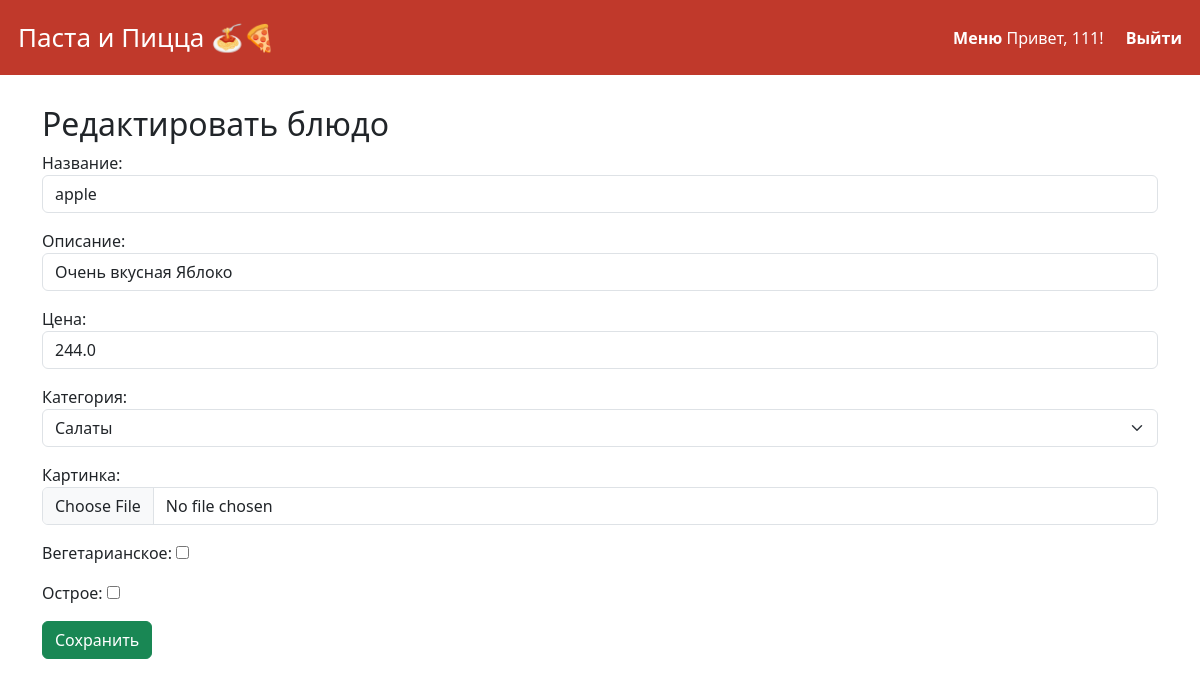
The app's page /admin/edit_dish/1 (signed in), older data.
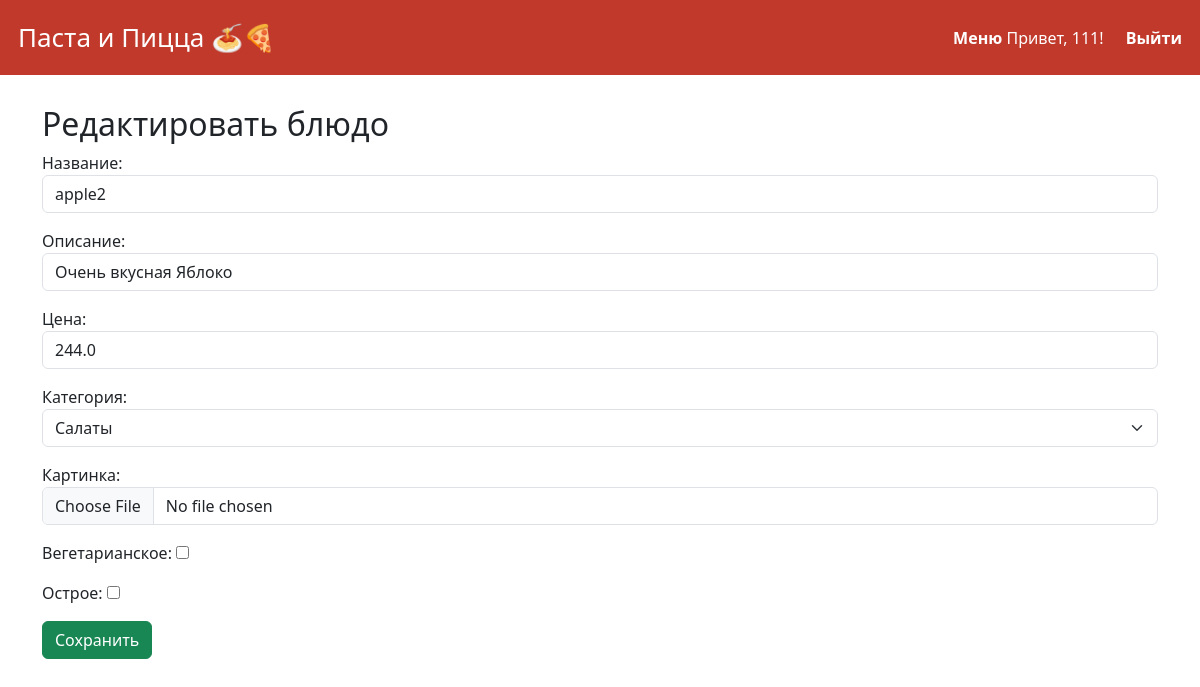
The same page, newer data.
### tables this page shows
CREATE TABLE dishes (
    id INTEGER PRIMARY KEY AUTOINCREMENT,
    title TEXT,
    description TEXT,
    price REAL,
    category_id INTEGER,
    image TEXT,
    is_veg INTEGER DEFAULT 0,
    is_spicy INTEGER DEFAULT 0,
    FOREIGN KEY(category_id) REFERENCES categories(id)
);

CREATE TABLE categories (
    id INTEGER PRIMARY KEY AUTOINCREMENT,
    name TEXT NOT NULL
);

### app.py (the view)
    def wrap(*args, **kwargs):
        if not session.get("is_admin"):
            flash("Только для админа!")
            return redirect(url_for("login"))
        return f(*args, **kwargs)

### app.py (called while the page is built, shortened)
@app.before_request
def before_request():
    get_db()

@app.teardown_appcontext
def teardown_db(exception):
    close_db()

def get_categories():
    cats = query_db("SELECT id, name FROM categories ORDER BY name")
    return [dict(row) for row in cats]

def get_dish_by_id(dish_id):
    row = query_db("SELECT * FROM dishes WHERE id=?", (dish_id,), one=True)
    return dict(row) if row else None

def admin_required(f):
    def wrap(*args, **kwargs):
        if not session.get("is_admin"):
            flash("Только для админа!")
            return redirect(url_for("login"))
        return f(*args, **kwargs)
    wrap.__name__ = f.__name__
    return wrap

@app.route('/admin/edit_dish/<int:dish_id>', methods=['GET', 'POST'])
@admin_required
def admin_edit_dish(dish_id):
    dish = get_dish_by_id(dish_id)
    categories = get_categories()
    if not dish:
        return "Нет такого блюда"
    return render_template('admin/edit_dish.html', dish=dish, categories=categories)

### database.py (called while the page is built)
def get_db():
    if 'db' not in g:
        conn = sqlite3.connect(DB_PATH)
        conn.row_factory = sqlite3.Row
        g.db = conn
    return g.db

### templates/admin/edit_dish.html
{% extends "base.html" %}
{% block content %}
<h2>Редактировать блюдо</h2>
<form method="post" enctype="multipart/form-data">
    <div class="mb-3"><label>Название:</label><input class="form-control" name="title" value="{{ dish['title'] }}" required></div>
    <div class="mb-3"><label>Описание:</label><input class="form-control" name="description" value="{{ dish['description'] }}" required></div>
    <div class="mb-3"><label>Цена:</label><input class="form-control" type="number" name="price" value="{{ dish['price'] }}" step="0.01" required></div>
    <div class="mb-3"><label>Категория:</label>
        <select class="form-select" name="category_id" required>
            {% for cat in categories %}
            <option value="{{ cat['id'] }}" {% if cat['id'] == dish['category_id'] %}selected{% endif %}>{{ cat['name'] }}</option>
            {% endfor %}
        </select>
    </div>
    <div class="mb-3"><label>Картинка:</label><input class="form-control" type="file" name="image"></div>
    <div class="mb-3"><label>Вегетарианское:</label> <input type="checkbox" name="is_veg" value="1" {% if dish['is_veg'] %}checked{% endif %}></div>
    <div class="mb-3"><label>Острое:</label> <input type="checkbox" name="is_spicy" value="1" {% if dish['is_spicy'] %}checked{% endif %}></div>
    <button class="btn btn-success">Сохранить</button>
</form>
{% endblock %}

Row changes from the older to the newer data that the page shows:
changed dishes "Очень вкусная Яблоко": title "apple" → "apple2"
